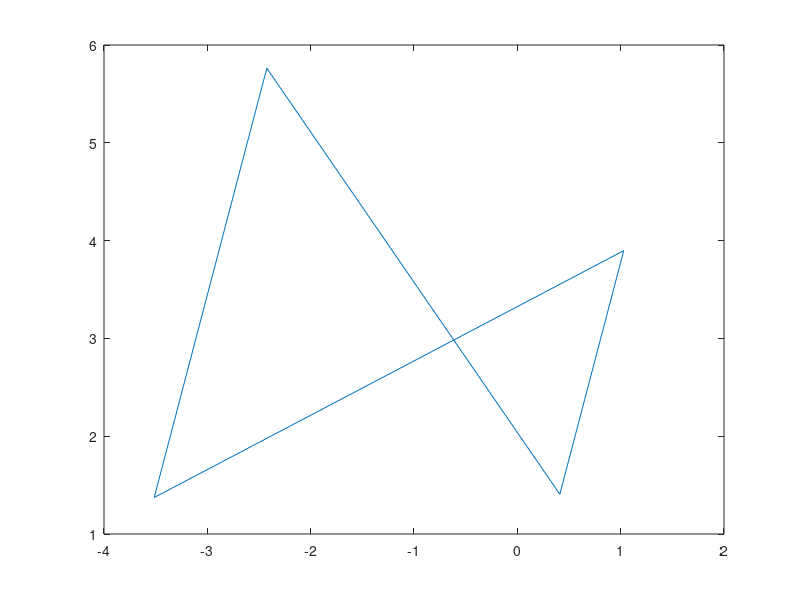

The MATLAB script that drew this image:
clear all;
% Camera FOV model
x_i=2.54;
y_i=2.20;
z_i=3.18;
a=36;
b=27;
lambda=50;
psi=105; %pan angel
phi=150; %tilt angel
xtar=-0.62;
ytar=3.08;
ztar=0;
        q1_v=[a/2 b/2];
        q2_v=[a/2 -b/2];
        q3_v=[-a/2 -b/2];
        q4_v=[-a/2 b/2];
        q1_vt=q1_v.';
        q2_vt=q2_v.';
        q3_vt=q3_v.';
        q4_vt=q4_v.';

        q1_B=[q1_vt; lambda];
        q2_B=[q2_vt; lambda];
        q3_B=[q3_vt; lambda];
        q4_B=[q4_vt; lambda];

        H_phi=[cos(psi) -sin(psi) 0;
               sin(psi) cos(psi)  0
               0 0 1];
        H_phy=[1 0 0;
               0 cos(phi) -sin(phi);
               0 sin(phi) cos(phi)];
        q1_I=H_phi*H_phy*q1_B;
        q2_I=H_phi*H_phy*q2_B;
        q3_I=H_phi*H_phy*q3_B;
        q4_I=H_phi*H_phy*q4_B;

        rho_14=(-3.18)/(b/2*sin(phi)+lambda*cos(phi));
        rho_23=(-3.18)/(-b/2*sin(phi)+lambda*cos(phi));

        q1n_I=rho_14*q1_I;
        q2n_I=rho_23*q2_I;
        q3n_I=rho_23*q3_I;
        q4n_I=rho_14*q4_I;
        X=[x_i;y_i;z_i];
        ksai1=X+q1n_I;
        ksai2=X+q2n_I;
        ksai3=X+q3n_I;
        ksai4=X+q4n_I;
        v1=ksai1.';
        v2=ksai2.';
        v3=ksai3.';
        v4=ksai4.';
        Cam=X.';
        xl = [v1(:, 1),  v3(:, 1), v2(:, 1),  v4(:, 1),  v1(:, 1)];
        yl = [v1(:, 2),  v3(:, 2),  v2(:, 2),  v4(:, 2),  v1(:, 2)];
        [in,on] = inpolygon(xtar,ytar,xl,yl);
        plot(xl,yl)
        numel(xtar(in))
        numel(xtar(on))
        numel(xtar(~in))
        if xtar(in)
            disp('Not detected');
        else xtar(~in)
            disp('Detected');
         end